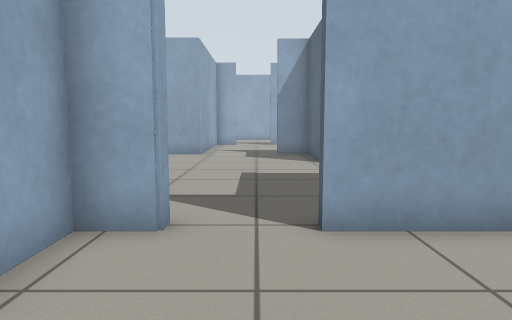
view 1 (above)

19 first-person views from a walk through a robot-simulator world made for Gazebo. The camera is 0.72 m above the floor, tilts 6° down and sees 70° across. The floor is counted in squares, 0.5 m on a side. Each view is taken from the middle of a square. On the plan, view 1 faces up. The plan holds only what a view shows up to about 16 squares ahead; the rest is blank. The place goes on beyond the plan.

view 2
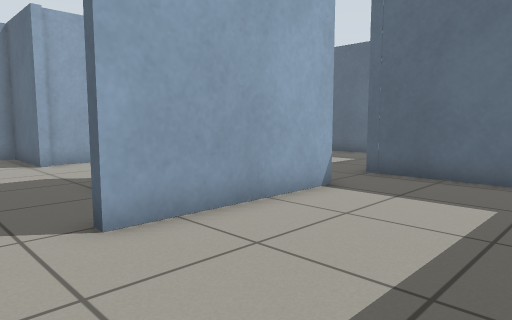

view 3
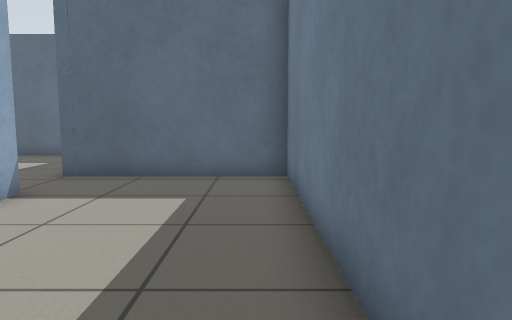

view 4
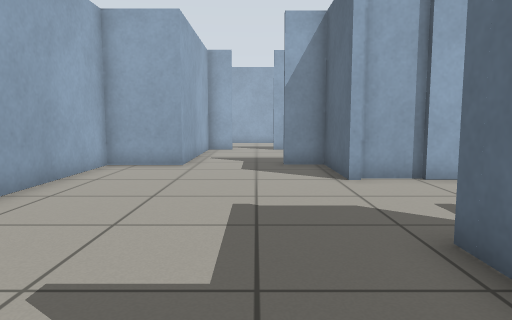

view 5
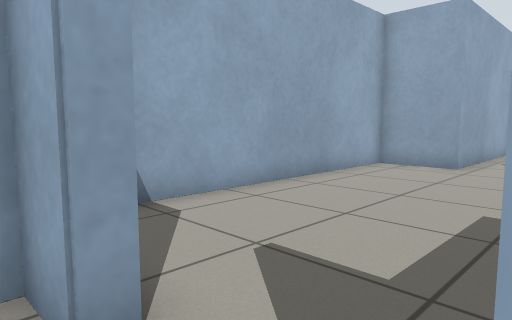

view 6
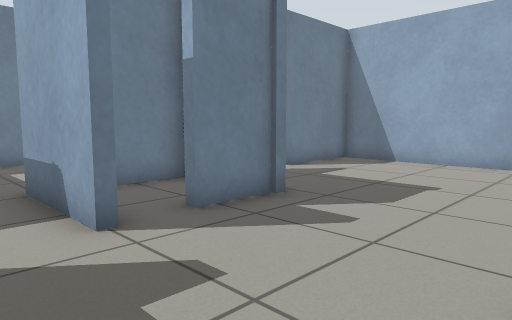

view 7
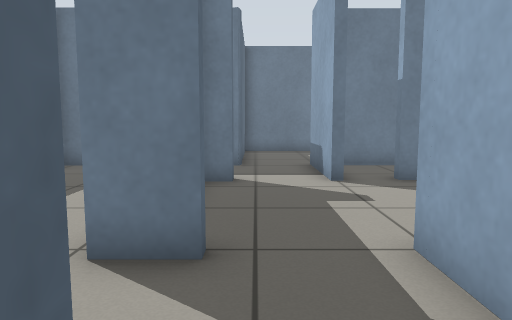

view 8
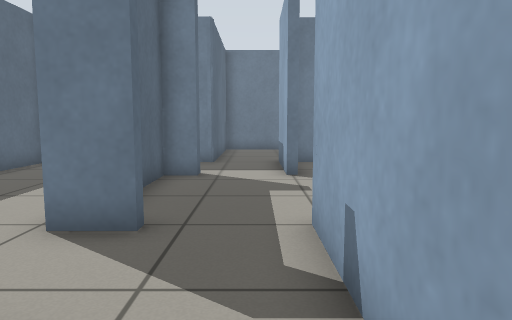

view 9
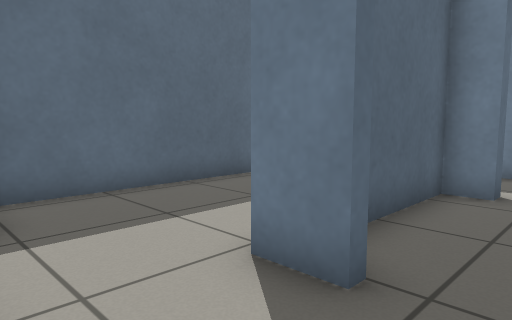

view 10
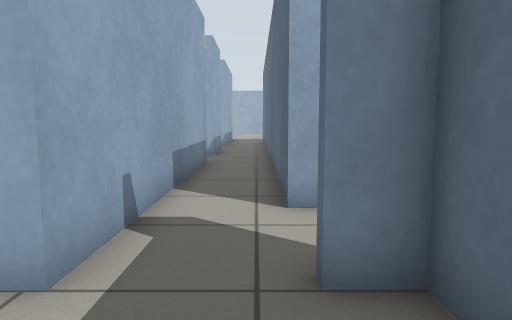

view 11
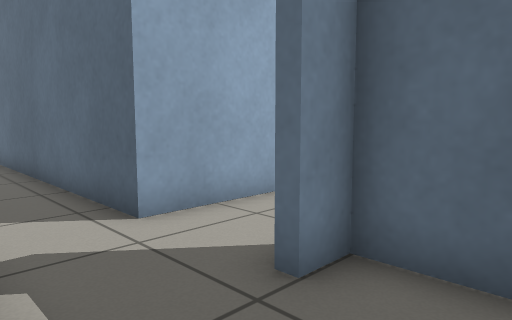

view 12
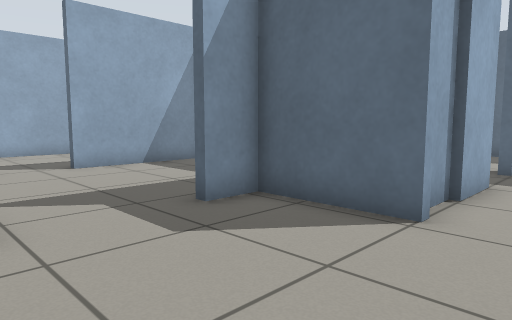

view 13
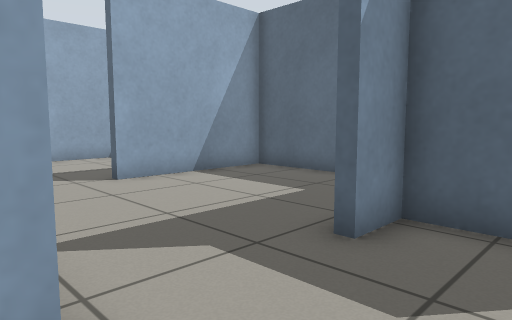

view 14
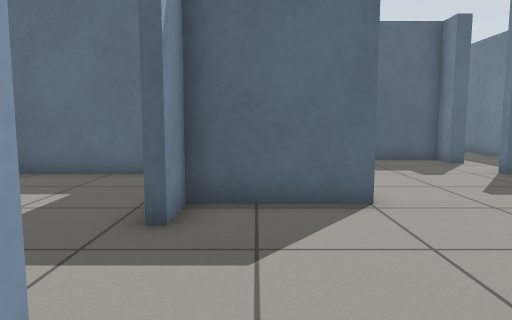

view 15
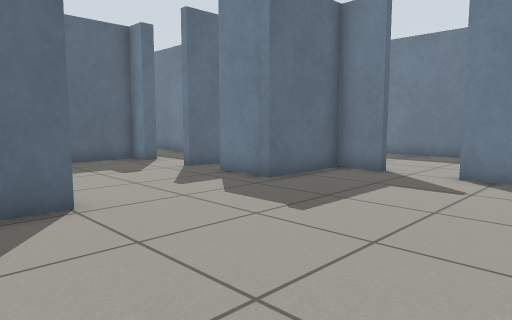

view 16
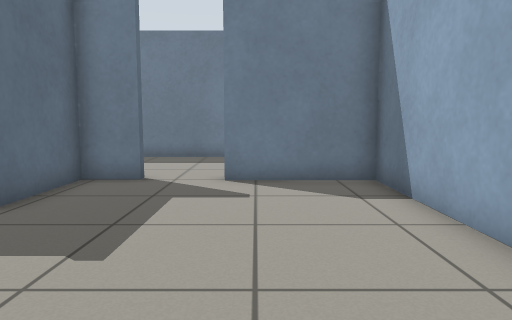

view 17
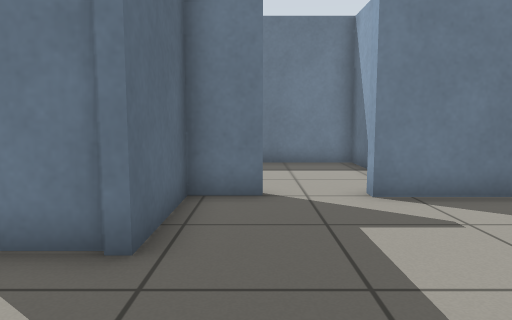

view 18
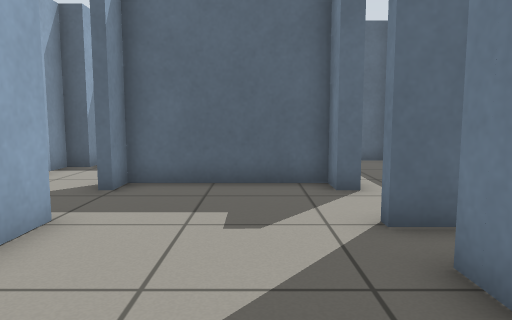

view 19
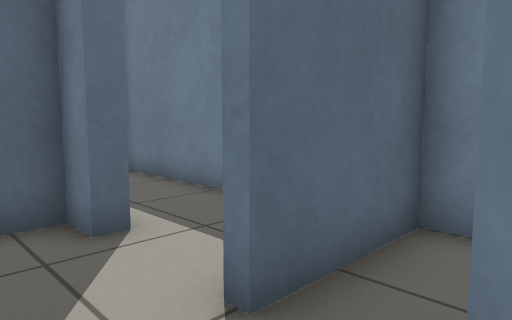

### Floor plan
Points are (right, up) in squares from view 1. A wall is a line through its corners. A room is listed if a view was taken in it or the views show most of it. See-through windows are left out.
Room 1 (views 1, 2, 3, 4, 5)
walls: (6.2, 4.7) (0.7, 4.7); (-1.2, 4.7) (-2.4, 4.7) (-2.4, 3.3); (-2.4, 1) (-2.4, -0.8) (8.5, -0.8) (8.5, 5.1)
ways out: opening at (-0.5, 5) to room 4; opening at (7.5, 5) to room 7
Room 2 (views 6, 7, 8, 9)
walls: (6.2, 23.1) (6.2, 13); (10.5, 16) (8.5, 16) (8.4, 25.6); (8.5, 13) (8.5, 13.3) (9.9, 13.3)
ways out: opening at (7.5, 13) to room 3; opening at (-0.5, 23) to room 5; opening at (9.5, 14.5) to room 6
Room 3 (views 10, 11)
walls: (5.9, 8.1) (6.2, 8.1); (8.5, 7.7) (8.5, 8.3); (9.5, 8.3) (9.5, 13)
ways out: opening at (7.5, 13) to room 2; opening at (6, 10.5) to room 4; opening at (7.5, 8) to room 7
Room 4 (views 12, 13, 14, 15, 16, 17, 18, 19)
walls: (2.3, 12.9) (2.3, 16.2) (0.9, 16.2); (0.7, 5.1) (2.3, 5.1) (2.3, 8.1) (4.5, 8.1); (4.2, 13.2) (2.6, 13.2); (2.6, 5.1) (5.9, 5.1) (5.9, 8.1); (-2.4, 16) (-4.9, 16) (-4.9, 5.1) (-1.2, 5.1) (-1.2, 4.7); (6.2, 13) (4.1, 13)
ways out: opening at (-0.5, 5) to room 1; opening at (6, 10.5) to room 3; opening at (-0.5, 16.5) to room 5
Room 5 (no view inside)
walls: (0.9, 16.2) (0.9, 16.6); (5.9, 18) (5.9, 22.8) (0.9, 22.8); (-2.5, 22.5) (-2.4, 16)
ways out: opening at (-0.5, 23) to room 2; opening at (-0.5, 16.5) to room 4
Room 6 (no view inside)
walls: (13.1, 15.3) (12.5, 15.3) (12.5, 16) (10.5, 16); (8.6, 5.1) (14.4, 5.1) (14.4, 14.8)
ways out: opening at (9.5, 14.5) to room 2; opening at (9.5, 6.5) to room 7
Room 7 (no view inside)
walls: (8.5, 4.7) (8.6, 5.1); (6.2, 8.1) (6.2, 4.7)
ways out: opening at (7.5, 5) to room 1; opening at (7.5, 8) to room 3; opening at (9.5, 6.5) to room 6

Positions as (right, up) in squares from view 1, and headings:
1: (0, 0), facing up
2: (-1, 0), facing up-right
3: (-1, 0), facing right
4: (0, 4), facing up
5: (1, 4), facing up-left
6: (8, 13), facing down-left
7: (8, 17), facing down
8: (7, 18), facing down
9: (7, 16), facing down-right
10: (8, 10), facing up
11: (6, 11), facing up-right
12: (-3, 11), facing up-right
13: (-3, 14), facing up-right
14: (-4, 15), facing right
15: (-4, 15), facing down-right
16: (-2, 14), facing down
17: (1, 12), facing down
18: (1, 10), facing right
19: (4, 10), facing down-right
